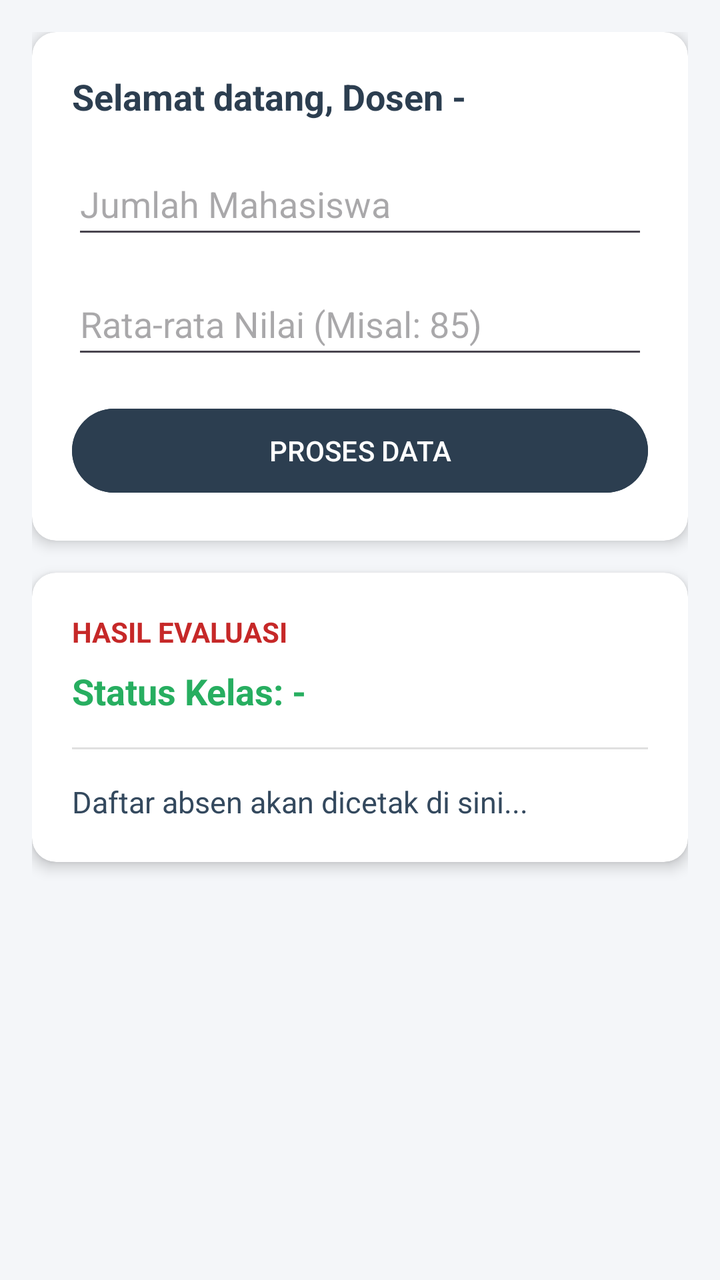
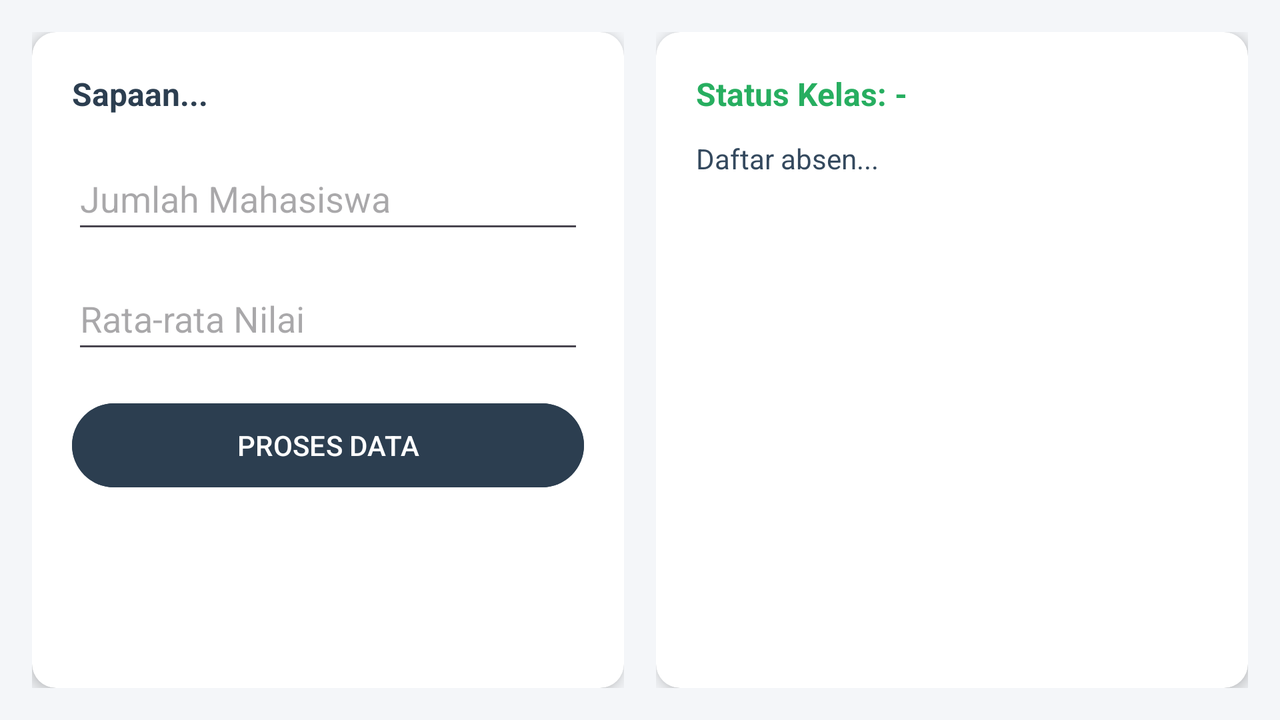

The same Android screen from two of the app's own layout files: first res/layout/ as a phone draws it, then the repository's variant for another configuration, drawn on a device whose configuration selects that folder. Both files follow.
<!-- AndroidManifest.xml: application theme Theme.UTSPemrogramanSelulerOliv -->
<!-- res/layout/activity_panel.xml -->
<?xml version="1.0" encoding="utf-8"?>
<ScrollView xmlns:android="http://schemas.android.com/apk/res/android"
    xmlns:app="http://schemas.android.com/apk/res-auto"
    android:layout_width="match_parent"
    android:layout_height="match_parent"
    android:background="#F4F6F9"
    android:fillViewport="true">

    <LinearLayout
        android:layout_width="match_parent"
        android:layout_height="wrap_content"
        android:orientation="vertical"
        android:padding="16dp">

        <androidx.cardview.widget.CardView
            android:layout_width="match_parent"
            android:layout_height="wrap_content"
            android:layout_marginBottom="16dp"
            app:cardCornerRadius="12dp"
            app:cardElevation="4dp"
            app:contentPadding="20dp">

            <LinearLayout
                android:layout_width="match_parent"
                android:layout_height="wrap_content"
                android:orientation="vertical">

                <TextView
                    android:id="@+id/tvSapaan"
                    android:layout_width="match_parent"
                    android:layout_height="wrap_content"
                    android:text="Selamat datang, Dosen -"
                    android:textColor="#2C3E50"
                    android:textSize="18sp"
                    android:textStyle="bold"
                    android:layout_marginBottom="16dp"/>

                <EditText
                    android:id="@+id/inputJmlMhs"
                    android:layout_width="match_parent"
                    android:layout_height="48dp"
                    android:hint="Jumlah Mahasiswa"
                    android:inputType="number"
                    android:layout_marginBottom="12dp"/>

                <EditText
                    android:id="@+id/inputRataRata"
                    android:layout_width="match_parent"
                    android:layout_height="48dp"
                    android:hint="Rata-rata Nilai (Misal: 85)"
                    android:inputType="numberDecimal"
                    android:layout_marginBottom="16dp"/>

                <Button
                    android:id="@+id/btnProses"
                    android:layout_width="match_parent"
                    android:layout_height="50dp"
                    android:backgroundTint="#2C3E50"
                    android:text="PROSES DATA"
                    android:textColor="#FFFFFF"/>
            </LinearLayout>
        </androidx.cardview.widget.CardView>

        <androidx.cardview.widget.CardView
            android:layout_width="match_parent"
            android:layout_height="wrap_content"
            app:cardCornerRadius="12dp"
            app:cardElevation="4dp"
            app:contentPadding="20dp">

            <LinearLayout
                android:layout_width="match_parent"
                android:layout_height="wrap_content"
                android:orientation="vertical">

                <TextView
                    android:layout_width="wrap_content"
                    android:layout_height="wrap_content"
                    android:text="HASIL EVALUASI"
                    android:textColor="#C62828"
                    android:textStyle="bold"
                    android:textSize="14sp"
                    android:layout_marginBottom="8dp"/>

                <TextView
                    android:id="@+id/tvStatus"
                    android:layout_width="match_parent"
                    android:layout_height="wrap_content"
                    android:text="Status Kelas: -"
                    android:textColor="#27AE60"
                    android:textSize="18sp"
                    android:textStyle="bold"
                    android:layout_marginBottom="16dp"/>

                <View
                    android:layout_width="match_parent"
                    android:layout_height="1dp"
                    android:background="#E0E0E0"
                    android:layout_marginBottom="16dp"/>

                <TextView
                    android:id="@+id/tvDaftarAbsen"
                    android:layout_width="match_parent"
                    android:layout_height="wrap_content"
                    android:text="Daftar absen akan dicetak di sini..."
                    android:textColor="#34495E"
                    android:textSize="15sp"
                    android:lineSpacingMultiplier="1.4"/>
            </LinearLayout>
        </androidx.cardview.widget.CardView>

    </LinearLayout>
</ScrollView>
<!-- resources referenced by this layout -->
<resources>
  <style name="Theme.UTSPemrogramanSelulerOliv" parent="Base.Theme.UTSPemrogramanSelulerOliv" />
  <style name="Base.Theme.UTSPemrogramanSelulerOliv" parent="Theme.Material3.DayNight.NoActionBar">
          
          
      </style>
</resources>
<!-- res/layout-land/activity_panel.xml (the repository's variant of the layout above) -->
<!-- drawn on the phone turned sideways -->
<?xml version="1.0" encoding="utf-8"?>
<LinearLayout xmlns:android="http://schemas.android.com/apk/res/android"
    xmlns:app="http://schemas.android.com/apk/res-auto"
    android:layout_width="match_parent"
    android:layout_height="match_parent"
    android:background="#F4F6F9"
    android:orientation="horizontal"
    android:weightSum="2"
    android:padding="16dp">

    <ScrollView
        android:layout_width="0dp"
        android:layout_height="match_parent"
        android:layout_weight="1"
        android:fillViewport="true"
        android:layout_marginEnd="8dp">

        <androidx.cardview.widget.CardView
            android:layout_width="match_parent"
            android:layout_height="wrap_content"
            app:cardCornerRadius="12dp"
            app:cardElevation="4dp"
            app:contentPadding="20dp">

            <LinearLayout
                android:layout_width="match_parent"
                android:layout_height="wrap_content"
                android:orientation="vertical">

                <TextView
                    android:id="@+id/tvSapaan"
                    android:layout_width="match_parent"
                    android:layout_height="wrap_content"
                    android:text="Sapaan..."
                    android:textColor="#2C3E50"
                    android:textSize="16sp"
                    android:textStyle="bold"
                    android:layout_marginBottom="16dp"/>

                <EditText
                    android:id="@+id/inputJmlMhs"
                    android:layout_width="match_parent"
                    android:layout_height="48dp"
                    android:hint="Jumlah Mahasiswa"
                    android:inputType="number"
                    android:layout_marginBottom="12dp"/>

                <EditText
                    android:id="@+id/inputRataRata"
                    android:layout_width="match_parent"
                    android:layout_height="48dp"
                    android:hint="Rata-rata Nilai"
                    android:inputType="numberDecimal"
                    android:layout_marginBottom="16dp"/>

                <Button
                    android:id="@+id/btnProses"
                    android:layout_width="match_parent"
                    android:layout_height="50dp"
                    android:backgroundTint="#2C3E50"
                    android:text="PROSES DATA"/>
            </LinearLayout>
        </androidx.cardview.widget.CardView>
    </ScrollView>

    <ScrollView
        android:layout_width="0dp"
        android:layout_height="match_parent"
        android:layout_weight="1"
        android:fillViewport="true"
        android:layout_marginStart="8dp">

        <androidx.cardview.widget.CardView
            android:layout_width="match_parent"
            android:layout_height="wrap_content"
            app:cardCornerRadius="12dp"
            app:cardElevation="4dp"
            app:contentPadding="20dp">

            <LinearLayout
                android:layout_width="match_parent"
                android:layout_height="wrap_content"
                android:orientation="vertical">

                <TextView
                    android:id="@+id/tvStatus"
                    android:layout_width="match_parent"
                    android:layout_height="wrap_content"
                    android:text="Status Kelas: -"
                    android:textColor="#27AE60"
                    android:textSize="16sp"
                    android:textStyle="bold"
                    android:layout_marginBottom="12dp"/>

                <TextView
                    android:id="@+id/tvDaftarAbsen"
                    android:layout_width="match_parent"
                    android:layout_height="wrap_content"
                    android:text="Daftar absen..."
                    android:textColor="#34495E"
                    android:textSize="14sp"
                    android:lineSpacingMultiplier="1.4"/>
            </LinearLayout>
        </androidx.cardview.widget.CardView>
    </ScrollView>

</LinearLayout>
